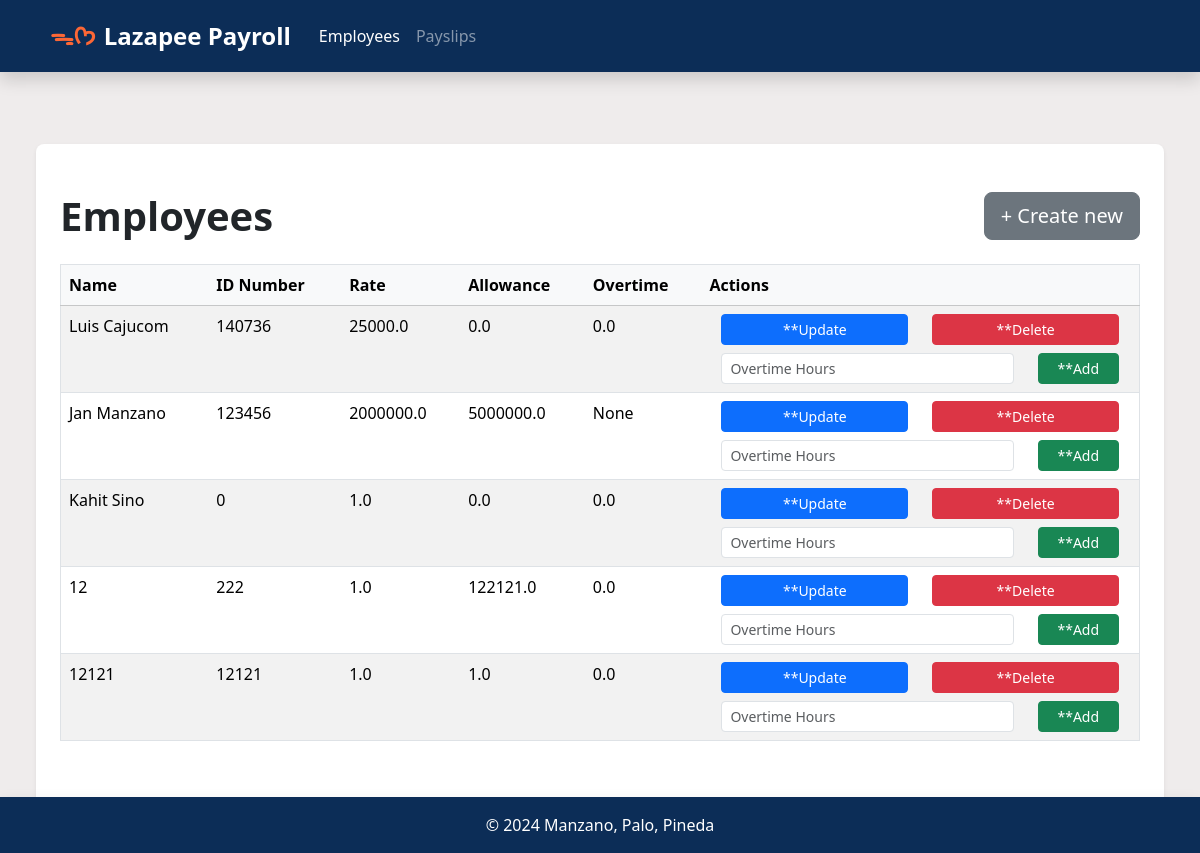
Before: / with the older database file.
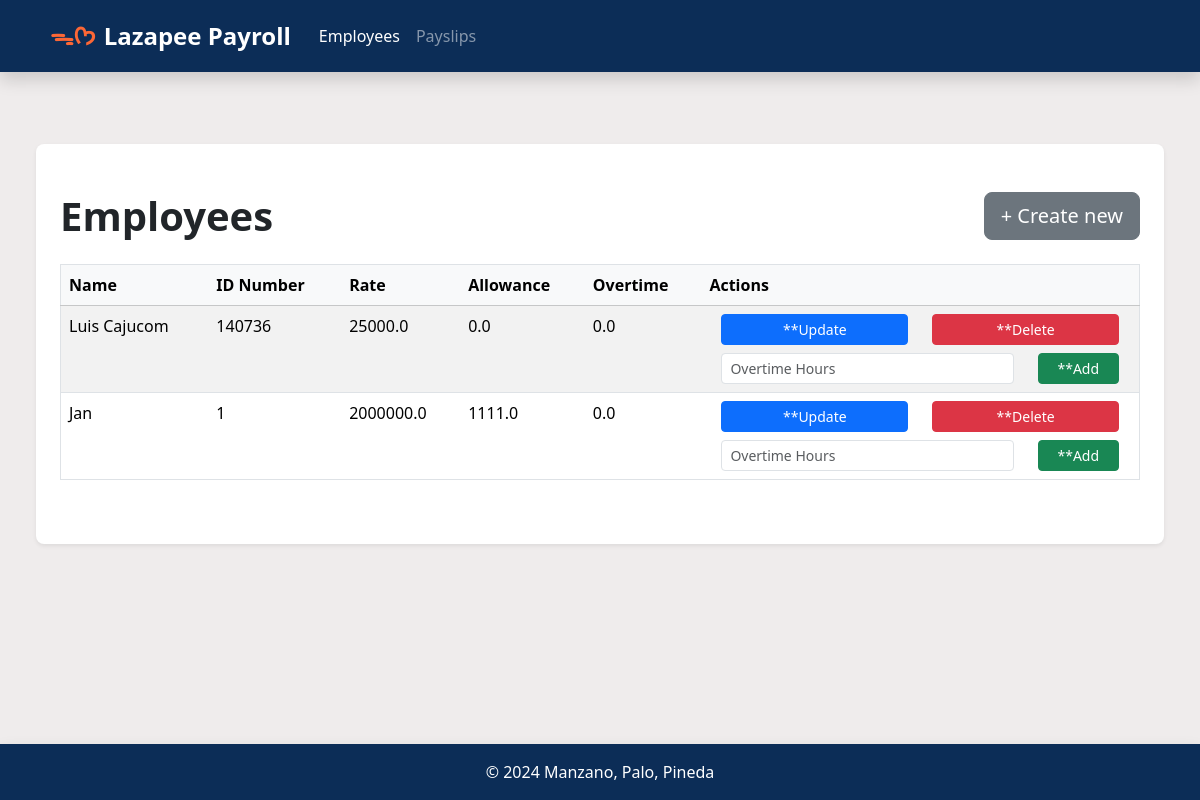
After: the same page with the newer database file.
### payroll_app/models.py (models this page shows, shortened)
class Employee(models.Model):
    name = models.CharField(max_length=100)
    id_number = models.CharField(max_length=20, unique=True)
    rate = models.FloatField()
    allowance = models.FloatField(null=True, blank=True)
    overtime_pay = models.FloatField(null=True, blank=True)

### payroll_app/views.py (the view)
# urls.py: 2. Add a URL to urlpatterns:  path('', views.home, name='home')
def home(request):
    employees = Employee.objects.all()
    context = {
        'nav_selected': 'Employees',
        'employees': employees
    }
    return render(request, 'payroll_app/home.html', context)

### payroll_app/templates/payroll_app/home.html (shortened to what this page needs)
{% extends 'payroll_app/base.html' %}
{% load static %}
{% block content %}
<div class="px-4 py-5 rounded-3 shadow-sm bg-white bg-gradient">
    <div class="row">
        <div class="col">
            <h1 class=" col display-6 fw-bold pb-3">Employees</h1>
        </div>
        <div class="col">
            <a href="{% url 'create_employee' %}" class="col btn  btn-lg btn-secondary float-end">+ Create new</a>
        </div>
    </div>
    <table class="table table-striped table-hover border">
        <thead>
            <tr class="table-light">
                <th scope="col" data-field="name"> Name </th>
                <th scope="col" data-field="id_number"> ID Number </th>
                <th scope="col" data-field="rate"> Rate </th>
                <th scope="col" data-field="allowance"> Allowance </th>
                <th scope="col" data-field="overtime_pay"> Overtime </th>
                <th scope="col" data-field="actions"> Actions </th>
        </thead>
        <tbody>
            {% for employee in employees %}
            <tr>
                <td>{{ employee.name }}</td>
                <td>{{ employee.id_number }}</td>
                <td>{{ employee.rate }}</td>
                <td>{{ employee.allowance }}</td>
                <td>{{ employee.overtime_pay }}</td>
                <td>
                    <div class="container">
                        <div class="row pb-2">
                            <div class="col">
                                <a href="{% url 'update_employee' employee.pk %}" class="btn btn-primary btn-sm w-100">**Update</a>
                            </div>
                            <div class="col">
                                <a href="{% url 'delete_employee' employee.pk %}" class="btn btn-danger btn-sm w-100">**Delete</a>
                            </div>
                        </div>
                        <div class="row">
                            <div class="col-lg-9">
                                <input type="number" class="form-control form-control-sm d-inline" placeholder="Overtime Hours">
                            </div>
                            <div class="col-lg-3">
                                <button class="btn btn-success w-100 btn-sm add-overtime">**Add</button>
                            </div>
                        </div>
                    </div>
                </td>
            </tr>
            {% endfor %}
        </tbody>
    </table>
</div>
{% endblock %}

### payroll_app/templates/payroll_app/base.html (shortened to what this page needs)
<!DOCTYPE html>
<html lang="en">
    <head>
        <link href="https://cdn.jsdelivr.net/npm/bootstrap@5.3.3/dist/css/bootstrap.min.css" rel="stylesheet">
    </head>
    <body style="background-color: #EFECEC;">
        <header class="p-3 text-white shadow mb-4" style="background-color: #0C2D57;">
            <div class="container">
              <div class="d-flex flex-wrap align-items-center justify-content-center justify-content-lg-start">
                <a href="{% url 'home' %}" class="d-flex align-items-center mb-2 mb-lg-0 text-decoration-none" style="margin-right: 20px">
                    <span class="fs-4 mx-2" style="color:#FC6736"><strong> ᯓᡣ𐭩 </strong></span>
                    <span class="fs-4" style="color: white"><strong>Lazapee Payroll</strong></span>
                </a>
                <ul class="nav col-12 col-lg-auto me-lg-auto mb-2 justify-content-center mb-md-0">
                    <li><a href="{% url 'home' %}" class="nav-link px-2 {% if nav_selected == 'Employees' %}text-white{% else %}text-white-50{% endif %}">Employees</a></li>
                    <li><a href="{% url 'payslips' %}" class="nav-link px-2 {% if nav_selected == 'Payslips' %}text-white{% else %}text-white-50{% endif %}">Payslips</a></li>
                </ul>
              </div>
            </div>
        </header>
        <div class="container-fluid" id="section" sstyle="height: 100vh; display: block;">
            <div class="row">
                <div class="col my-5 mx-4">
                    {% block content %}{% endblock %}
                </div>
            </div>
        </div>
        <div class="container">
            <footer class="d-flex flex-wrap align-items-center py-3 mt-4 shadow fixed-bottom" style="background-color: #0C2D57;">
                <div class="col align-items-cente text-center">
                    <span class="mb-3 mb-md-0 text-white text-center">© 2024 Manzano, Palo, Pineda</span>
                </div>
            </footer>
        </div>
    </body>
</html>

Changed rows visible on the page:
removed Employee: name "Kahit Sino", id_number "0", rate "1.0", allowance "0.0", overtime_pay "0.0"
removed Employee: name "12", id_number "222", rate "1.0", allowance "122121.0", overtime_pay "0.0"
removed Employee: name "12121", id_number "12121", rate "1.0", allowance "1.0", overtime_pay "0.0"
changed Employee: name "Jan Manzano" → "Jan"; id_number "123456" → "1"; allowance "5000000.0" → "1111.0"; overtime_pay "None" → "0.0"
